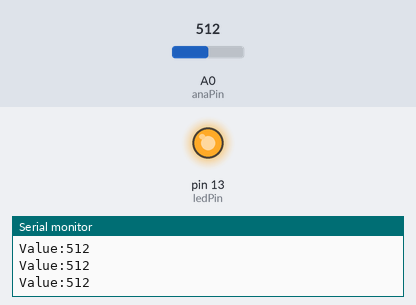
Bench run of a sketch on a simulated Arduino Uno, built with avr-gcc and run on an emulated ATmega328P. Shown: output pins drawn as LEDs (lit = HIGH), the last lines printed to the serial monitor. Inputs (shaded band) come from the test bench; at power-on: A0 (anaPin) = 512.

Above: at 1.2 s.
1.3 s: A0 (anaPin) set to 502
At 2.5 s:
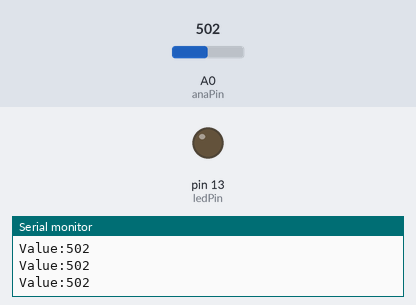
2.8 s: A0 (anaPin) set to 522
At 3.6 s:
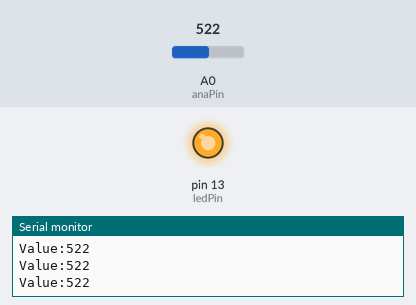
4.3 s: A0 (anaPin) set to 511
At 4.7 s:
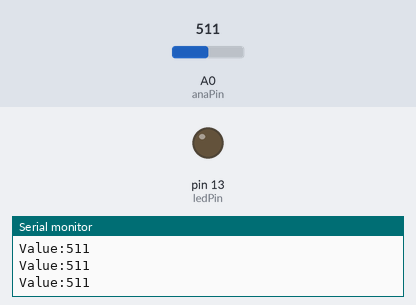
Timing chart, 0 to 7.3 s (numbered marks = the images above; inputs shaded):
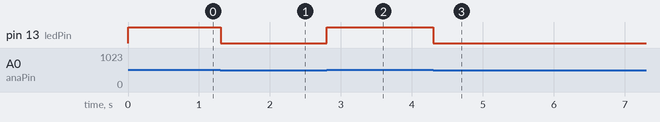

Measured:
- the behaviour switches between 512 and 511 on A0 (anaPin) (found by bisection; images 0 and 1)
- after the input at 1.3 s, pin 13 (ledPin): HIGH → LOW at once
- after the input at 2.8 s, pin 13 (ledPin): LOW → HIGH at once
- after the input at 4.3 s, pin 13 (ledPin): HIGH → LOW at once

The sketch:

diagram6.ino
```cpp
const int ledPin = 13;
const int anaPin = 0;

int val = 0;

void setup() {
  pinMode(ledPin, OUTPUT);

  Serial.begin(9600);
}

void loop() {
  int val = analogRead(anaPin);
  if(val >= 512)
    digitalWrite(ledPin, HIGH);
  else
    digitalWrite(ledPin, LOW);

  Serial.print("Value:");
  Serial.print(val);
  Serial.print("\n");
}
```
